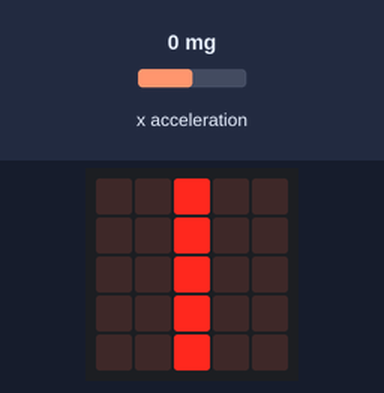
The program below on a simulated BBC micro:bit running MicroPython. Parts: the board's 5×5 LED display. The inputs (shaded band) are chosen by the test bench; at power-on: x acceleration 0 mg.

Above: at 1.2 s.
1.3 s: x acceleration set to -1440 mg
At 2.3 s:
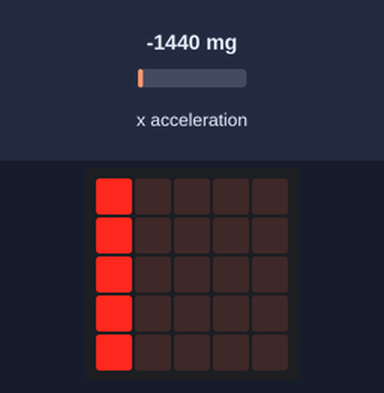
2.8 s: x acceleration set to 750 mg
At 3.4 s:
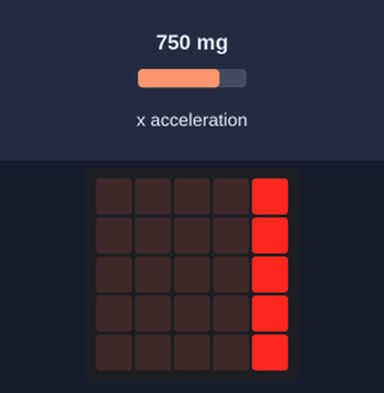
4.3 s: x acceleration set to -50 mg
At 5.5 s:
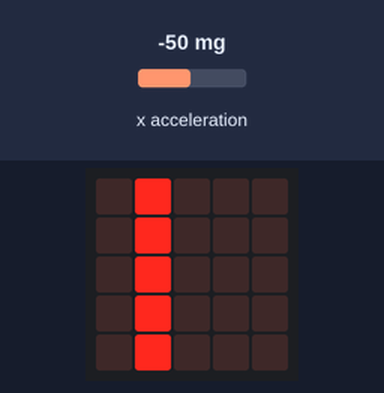
5.8 s: x acceleration set to 50 mg
At 6.9 s:
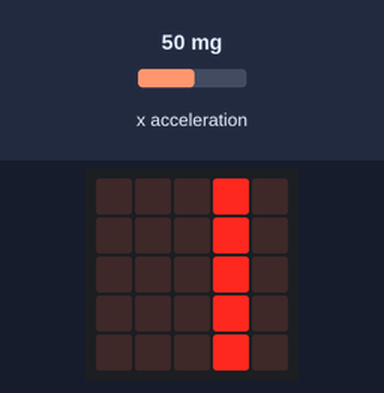
7.3 s: x acceleration set to -750 mg
At 8.0 s:
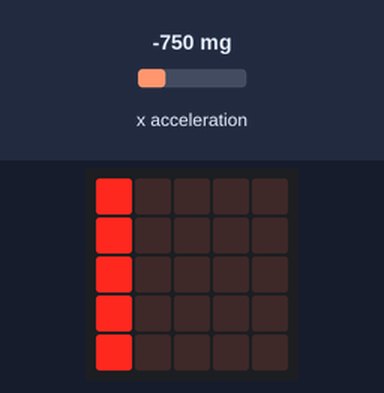
8.8 s: x acceleration set to 0 mg
At 9.2 s:
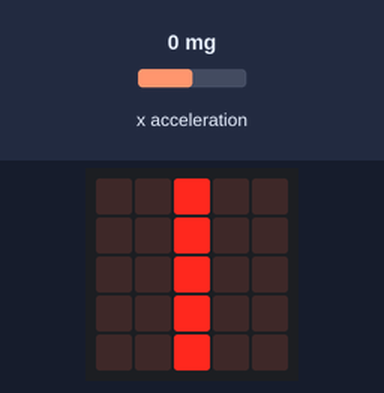
Timing chart, 0 to 11.3 s (numbered marks = the images above; inputs shaded):
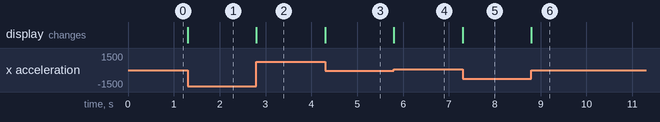

Measured:
- after the input at 1.3 s, the display: changes at once (image 1)
- after the input at 2.8 s, the display: changes at once (image 2)
- after the input at 4.3 s, the display: changes at once (image 3)
- after the input at 5.8 s, the display: changes at once (image 4)
- after the input at 7.3 s, the display: changes at once (image 5)
- after the input at 8.8 s, the display: changes at once (image 6)

The program:

microbit.py
```python
# Add your Python code here. E.g.
from microbit import *

far_left = Image("90000:"
                "90000:"
                "90000:"
                "90000:"
                "90000")

left = Image("09000:"
                "09000:"
                "09000:"
                "09000:"
                "09000")

level = Image("00900:"
                "00900:"
                "00900:"
                "00900:"
                "00900")

far_right = Image("00009:"
                "00009:"
                "00009:"
                "00009:"
                "00009")

right = Image("00090:"
                "00090:"
                "00090:"
                "00090:"
                "00090")
while True:
    reading = accelerometer.get_x()
    if reading > 100:
        display.show(far_right)
    elif reading > 20:
        display.show(right)
    elif reading > -20:
        display.show(level)
    elif reading > -100:
        display.show(left)
    else:
        display.show(far_left)
```
